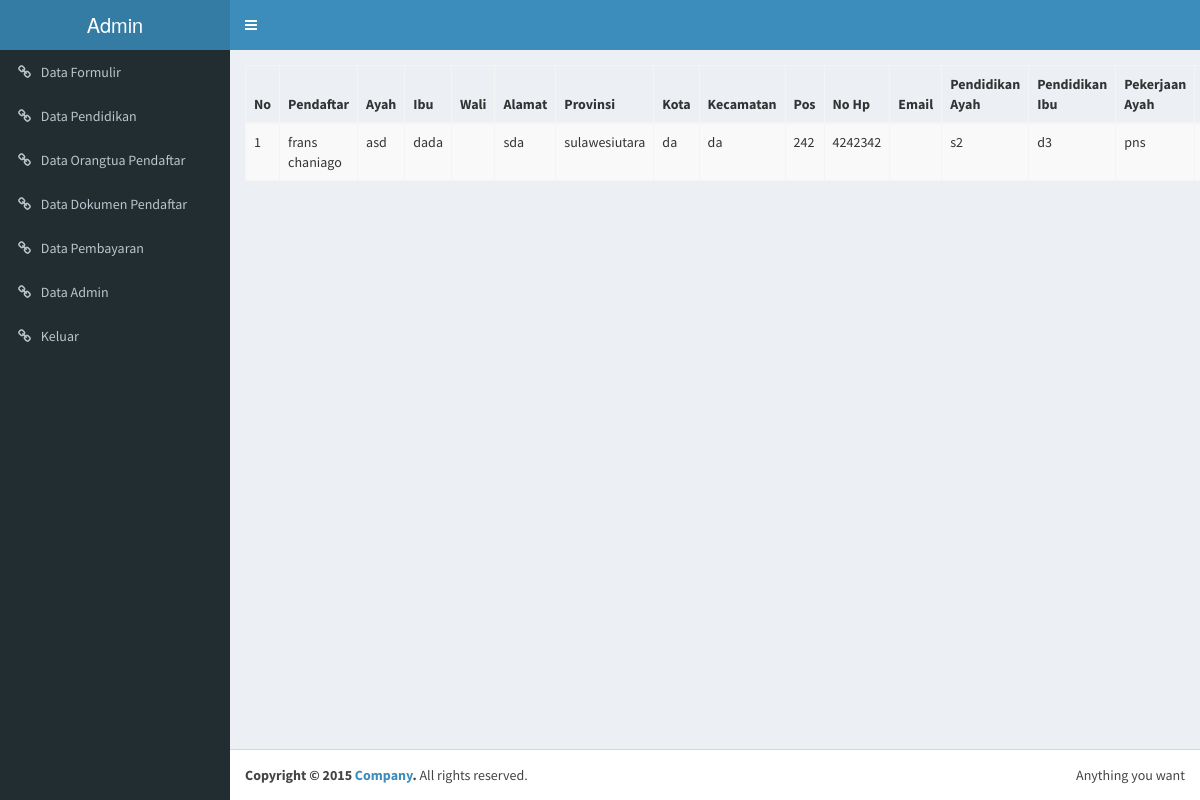
Screenshot of /admin/data_ortu.php (signed in) with the database file from the repository.
### tables this page shows
CREATE TABLE `data_orangtua` (
  `id` int(11) NOT NULL,
  `nama_pendaftar` varchar(100) NOT NULL,
  `id_pendaftar` int(11) NOT NULL,
  `nama_ayah` varchar(100) NOT NULL,
  `nama_ibu` varchar(100) NOT NULL,
  `nama_wali` varchar(100) NOT NULL,
  `alamat` text NOT NULL,
  `provinsi` varchar(100) NOT NULL,
  `kota` varchar(100) NOT NULL,
  `kecamatan` varchar(100) NOT NULL,
  `kodepos` varchar(100) NOT NULL,
  `nohp` varchar(15) NOT NULL,
  `email_ortu` varchar(100) NOT NULL,
  `pendidikan_ayah` varchar(100) NOT NULL,
  `pendidikan_ibu` varchar(100) NOT NULL,
  `pekerjaan_ayah` varchar(100) NOT NULL,
  `pekerjaan_ibu` varchar(100) NOT NULL,
  `penghasilan_ortu` varchar(100) NOT NULL
);

### admin/config/fungsi.php (called while the page is built, shortened)
<?php
function tampildataortu(){
	global $konek;
	$sql="SELECT * FROM data_orangtua";
	$result=mysqli_query($konek,$sql) or die('gagal menampilkan data');
	return $result;
}
 ?>

### admin/data_ortu.php (the view, shortened to what this page needs)
<?php include 'head.php';
if(empty($_SESSION['id'])){ ?>
  <script>window.location.href='login.php'</script>
<?php }else{
$result=tampildataortu();
?>
<link rel="stylesheet" type="text/css" href="dt/css/dataTables.bootstrap.css">
<table class="table table-striped table-bordered table-responsive">
  <thead>
    <tr>
      <th>No</th>
      <th>Pendaftar</th>
      <th>Ayah</th>
      <th>Ibu</th>
      <th>Wali</th>
      <th>Alamat</th>
      <th>Provinsi</th>
      <th>Kota</th>
      <th>Kecamatan</th>
      <th>Pos</th>
      <th>No Hp</th>
      <th>Email</th>
      <th>Pendidikan Ayah</th>
      <th>Pendidikan Ibu</th>
      <th>Pekerjaan Ayah</th>
      <th>Pekerjaan Ibu</th>
    </tr>
  </thead>
      <tbody>
      <?php $no=1; while ($row=mysqli_fetch_assoc($result)) {
      ?>
        <tr>
        <td><?= $no; ?></td>
        <td><?= $row['nama_pendaftar'] ?></td>
        <td><?= $row['nama_ayah'] ?></td>
        <td><?= $row['nama_ibu'] ?></td>
        <td><?= $row['nama_wali'] ?></td>
        <td><?= $row['alamat'] ?></td>
        <td><?= $row['provinsi'] ?></td>
        <td><?= $row['kota'] ?></td>
        <td><?= $row['kecamatan'] ?></td>
        <td><?= $row['kodepos'] ?></td>
        <td><?= $row['nohp'] ?></td>
        <td><?= $row['email_ortu'] ?></td>
        <td><?= $row['pendidikan_ayah'] ?></td>
        <td><?= $row['pendidikan_ibu'] ?></td>
        <td><?= $row['pekerjaan_ayah'] ?></td>
        <td><?= $row['pekerjaan_ibu'] ?></td>
        </tr>
        <?php $no++; }?>
      </tbody>
</table>
</head>
<?php } include 'foot.php'; ?>

### rows the page displays
data_orangtua: nama_pendaftar "frans chaniago", nama_ayah "asd", nama_ibu "dada", alamat "sda", provinsi "sulawesiutara", kota "da", kecamatan "da", kodepos "242", nohp "4242342", pendidikan_ayah "s2", pendidikan_ibu "d3", pekerjaan_ayah "pns"
